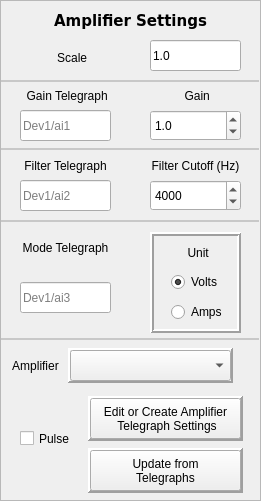
   <widget class="QFrame" name="frame_3">
    <property name="geometry">
     <rect>
      <x>250</x>
      <y>70</y>
      <width>261</width>
      <height>501</height>
     </rect>
    </property>
    <property name="frameShape">
     <enum>QFrame::StyledPanel</enum>
    </property>
    <property name="frameShadow">
     <enum>QFrame::Sunken</enum>
    </property>
    <widget class="QLabel" name="label_19">
     <property name="geometry">
      <rect>
       <x>0</x>
       <y>0</y>
       <width>261</width>
       <height>41</height>
      </rect>
     </property>
     <property name="font">
      <font>
       <family>Verdana</family>
       <pointsize>11</pointsize>
       <weight>75</weight>
       <bold>true</bold>
      </font>
     </property>
     <property name="text">
      <string>Amplifier Settings</string>
     </property>
     <property name="alignment">
      <set>Qt::AlignCenter</set>
     </property>
    </widget>
    <widget class="QLabel" name="label_10">
     <property name="geometry">
      <rect>
       <x>0</x>
       <y>80</y>
       <width>131</width>
       <height>31</height>
      </rect>
     </property>
     <property name="toolTip">
      <string>Change gain by telegraph</string>
     </property>
     <property name="text">
      <string> Gain Telegraph</string>
     </property>
     <property name="alignment">
      <set>Qt::AlignCenter</set>
     </property>
    </widget>
    <widget class="QFrame" name="frame">
     <property name="geometry">
      <rect>
       <x>150</x>
       <y>232</y>
       <width>91</width>
       <height>101</height>
      </rect>
     </property>
     <property name="toolTip">
      <string>Change units manually</string>
     </property>
     <property name="autoFillBackground">
      <bool>true</bool>
     </property>
     <property name="styleSheet">
      <string notr="true"/>
     </property>
     <property name="frameShape">
      <enum>QFrame::Box</enum>
     </property>
     <property name="frameShadow">
      <enum>QFrame::Raised</enum>
     </property>
     <property name="lineWidth">
      <number>2</number>
     </property>
     <property name="midLineWidth">
      <number>0</number>
     </property>
     <widget class="QLabel" name="label_6">
      <property name="geometry">
       <rect>
        <x>6</x>
        <y>10</y>
        <width>81</width>
        <height>21</height>
       </rect>
      </property>
      <property name="text">
       <string> Unit</string>
      </property>
      <property name="alignment">
       <set>Qt::AlignCenter</set>
      </property>
     </widget>
     <widget class="QRadioButton" name="amps_radio">
      <property name="geometry">
       <rect>
        <x>21</x>
        <y>70</y>
        <width>61</width>
        <height>20</height>
       </rect>
      </property>
      <property name="text">
       <string>Amps</string>
      </property>
      <property name="checked">
       <bool>false</bool>
      </property>
      <property name="autoExclusive">
       <bool>true</bool>
      </property>
     </widget>
     <widget class="QRadioButton" name="volts_radio">
      <property name="geometry">
       <rect>
        <x>21</x>
        <y>40</y>
        <width>61</width>
        <height>20</height>
       </rect>
      </property>
      <property name="toolTip">
       <string>Select </string>
      </property>
      <property name="layoutDirection">
       <enum>Qt::LeftToRight</enum>
      </property>
      <property name="text">
       <string>Volts</string>
      </property>
      <property name="checked">
       <bool>true</bool>
      </property>
     </widget>
    </widget>
    <widget class="QLabel" name="label_9">
     <property name="geometry">
      <rect>
       <x>0</x>
       <y>42</y>
       <width>141</width>
       <height>31</height>
      </rect>
     </property>
     <property name="toolTip">
      <string>Amplidier scale (before gain)</string>
     </property>
     <property name="text">
      <string> Scale</string>
     </property>
     <property name="textFormat">
      <enum>Qt::AutoText</enum>
     </property>
     <property name="alignment">
      <set>Qt::AlignCenter</set>
     </property>
    </widget>
    <widget class="QLineEdit" name="gain_telegraph">
     <property name="geometry">
      <rect>
       <x>20</x>
       <y>110</y>
       <width>91</width>
       <height>31</height>
      </rect>
     </property>
     <property name="toolTip">
      <string>Change gain by telegraph</string>
     </property>
     <property name="placeholderText">
      <string>Dev1/ai1</string>
     </property>
    </widget>
    <widget class="QDoubleSpinBox" name="gain_spinner">
     <property name="geometry">
      <rect>
       <x>150</x>
       <y>110</y>
       <width>91</width>
       <height>31</height>
      </rect>
     </property>
     <property name="toolTip">
      <string>Change gain manually</string>
     </property>
     <property name="buttonSymbols">
      <enum>QAbstractSpinBox::UpDownArrows</enum>
     </property>
     <property name="decimals">
      <number>1</number>
     </property>
     <property name="maximum">
      <double>100.000000000000000</double>
     </property>
     <property name="value">
      <double>1.000000000000000</double>
     </property>
    </widget>
    <widget class="Line" name="line">
     <property name="geometry">
      <rect>
       <x>1</x>
       <y>80</y>
       <width>258</width>
       <height>2</height>
      </rect>
     </property>
     <property name="styleSheet">
      <string notr="true">background-color: rgb(200, 200, 200);</string>
     </property>
     <property name="frameShadow">
      <enum>QFrame::Sunken</enum>
     </property>
     <property name="lineWidth">
      <number>0</number>
     </property>
     <property name="orientation">
      <enum>Qt::Horizontal</enum>
     </property>
    </widget>
    <widget class="QLabel" name="label_16">
     <property name="geometry">
      <rect>
       <x>130</x>
       <y>80</y>
       <width>131</width>
       <height>31</height>
      </rect>
     </property>
     <property name="toolTip">
      <string>Change gain manually</string>
     </property>
     <property name="text">
      <string> Gain</string>
     </property>
     <property name="alignment">
      <set>Qt::AlignCenter</set>
     </property>
    </widget>
    <widget class="QLabel" name="label_20">
     <property name="geometry">
      <rect>
       <x>0</x>
       <y>150</y>
       <width>131</width>
       <height>31</height>
      </rect>
     </property>
     <property name="toolTip">
      <string>Change filter cuttoff by telegraph</string>
     </property>
     <property name="text">
      <string>Filter Telegraph</string>
     </property>
     <property name="alignment">
      <set>Qt::AlignCenter</set>
     </property>
    </widget>
    <widget class="QLabel" name="label_21">
     <property name="geometry">
      <rect>
       <x>130</x>
       <y>150</y>
       <width>131</width>
       <height>31</height>
      </rect>
     </property>
     <property name="toolTip">
      <string>Change filter cuttoff manually</string>
     </property>
     <property name="text">
      <string>Filter Cutoff (Hz)</string>
     </property>
     <property name="alignment">
      <set>Qt::AlignCenter</set>
     </property>
    </widget>
    <widget class="QLineEdit" name="fc_telegraph">
     <property name="geometry">
      <rect>
       <x>20</x>
       <y>180</y>
       <width>91</width>
       <height>31</height>
      </rect>
     </property>
     <property name="toolTip">
      <string>Change filter cuttoff by telegraph</string>
     </property>
     <property name="placeholderText">
      <string>Dev1/ai2</string>
     </property>
    </widget>
    <widget class="QFrame" name="frame_24">
     <property name="geometry">
      <rect>
       <x>88</x>
       <y>448</y>
       <width>155</width>
       <height>45</height>
      </rect>
     </property>
     <property name="font">
      <font>
       <family>MS Shell Dlg 2</family>
       <weight>75</weight>
       <bold>true</bold>
      </font>
     </property>
     <property name="toolTip">
      <string>Update units, gain and fc cutoff.</string>
     </property>
     <property name="frameShape">
      <enum>QFrame::Panel</enum>
     </property>
     <property name="frameShadow">
      <enum>QFrame::Raised</enum>
     </property>
     <property name="lineWidth">
      <number>3</number>
     </property>
     <property name="midLineWidth">
      <number>1</number>
     </property>
    </widget>
    <widget class="QPushButton" name="update_gain_fc_unit">
     <property name="geometry">
      <rect>
       <x>90</x>
       <y>450</y>
       <width>151</width>
       <height>41</height>
      </rect>
     </property>
     <property name="toolTip">
      <string>Updates gain, filter and unit from telegraph</string>
     </property>
     <property name="text">
      <string>Update from
Telegraphs</string>
     </property>
    </widget>
    <widget class="QLineEdit" name="units_telegraph">
     <property name="geometry">
      <rect>
       <x>20</x>
       <y>282</y>
       <width>91</width>
       <height>31</height>
      </rect>
     </property>
     <property name="toolTip">
      <string>Change unit by telegraph</string>
     </property>
     <property name="placeholderText">
      <string>Dev1/ai3</string>
     </property>
    </widget>
    <widget class="QLabel" name="label_34">
     <property name="geometry">
      <rect>
       <x>0</x>
       <y>232</y>
       <width>131</width>
       <height>31</height>
      </rect>
     </property>
     <property name="toolTip">
      <string>Change unit by telegraph </string>
     </property>
     <property name="text">
      <string>Mode Telegraph</string>
     </property>
     <property name="alignment">
      <set>Qt::AlignCenter</set>
     </property>
    </widget>
    <widget class="QLabel" name="label_13">
     <property name="geometry">
      <rect>
       <x>0</x>
       <y>350</y>
       <width>71</width>
       <height>31</height>
      </rect>
     </property>
     <property name="toolTip">
      <string>Patch clamp amplifier settings</string>
     </property>
     <property name="text">
      <string>Amplifier</string>
     </property>
     <property name="alignment">
      <set>Qt::AlignCenter</set>
     </property>
    </widget>
    <widget class="QComboBox" name="amplifier_box">
     <property name="geometry">
      <rect>
       <x>70</x>
       <y>350</y>
       <width>161</width>
       <height>31</height>
      </rect>
     </property>
     <property name="toolTip">
      <string>Patch clamp amplifier settings</string>
     </property>
    </widget>
    <widget class="QFrame" name="frame_13">
     <property name="geometry">
      <rect>
       <x>68</x>
       <y>348</y>
       <width>165</width>
       <height>35</height>
      </rect>
     </property>
     <property name="font">
      <font>
       <family>MS Shell Dlg 2</family>
       <weight>75</weight>
       <bold>true</bold>
      </font>
     </property>
     <property name="frameShape">
      <enum>QFrame::Panel</enum>
     </property>
     <property name="frameShadow">
      <enum>QFrame::Raised</enum>
     </property>
     <property name="lineWidth">
      <number>2</number>
     </property>
     <property name="midLineWidth">
      <number>1</number>
     </property>
    </widget>
    <widget class="QSpinBox" name="fc_spinner">
     <property name="enabled">
      <bool>true</bool>
     </property>
     <property name="geometry">
      <rect>
       <x>150</x>
       <y>180</y>
       <width>91</width>
       <height>31</height>
      </rect>
     </property>
     <property name="toolTip">
      <string>Change filter cuttoff manually</string>
     </property>
     <property name="maximum">
      <number>100000</number>
     </property>
     <property name="singleStep">
      <number>1000</number>
     </property>
     <property name="value">
      <number>4000</number>
     </property>
    </widget>
    <widget class="QFrame" name="frame_25">
     <property name="geometry">
      <rect>
       <x>88</x>
       <y>396</y>
       <width>155</width>
       <height>45</height>
      </rect>
     </property>
     <property name="font">
      <font>
       <family>MS Shell Dlg 2</family>
       <weight>75</weight>
       <bold>true</bold>
      </font>
     </property>
     <property name="toolTip">
      <string>Creates new telegraph values for an amplifier</string>
     </property>
     <property name="frameShape">
      <enum>QFrame::Panel</enum>
     </property>
     <property name="frameShadow">
      <enum>QFrame::Raised</enum>
     </property>
     <property name="lineWidth">
      <number>3</number>
     </property>
     <property name="midLineWidth">
      <number>1</number>
     </property>
    </widget>
    <widget class="QPushButton" name="create_telegraph_dictionary">
     <property name="geometry">
      <rect>
       <x>90</x>
       <y>398</y>
       <width>151</width>
       <height>41</height>
      </rect>
     </property>
     <property name="toolTip">
      <string>Creates new telegraph values for an amplifier</string>
     </property>
     <property name="text">
      <string>Edit or Create Amplifier
 Telegraph Settings</string>
     </property>
    </widget>
    <widget class="Line" name="line_5">
     <property name="geometry">
      <rect>
       <x>1</x>
       <y>148</y>
       <width>258</width>
       <height>2</height>
      </rect>
     </property>
     <property name="styleSheet">
      <string notr="true">background-color: rgb(200, 200, 200);</string>
     </property>
     <property name="frameShadow">
      <enum>QFrame::Sunken</enum>
     </property>
     <property name="lineWidth">
      <number>0</number>
     </property>
     <property name="orientation">
      <enum>Qt::Horizontal</enum>
     </property>
    </widget>
    <widget class="Line" name="line_2">
     <property name="geometry">
      <rect>
       <x>1</x>
       <y>220</y>
       <width>258</width>
       <height>2</height>
      </rect>
     </property>
     <property name="styleSheet">
      <string notr="true">background-color: rgb(200, 200, 200);</string>
     </property>
     <property name="frameShadow">
      <enum>QFrame::Sunken</enum>
     </property>
     <property name="lineWidth">
      <number>0</number>
     </property>
     <property name="orientation">
      <enum>Qt::Horizontal</enum>
     </property>
    </widget>
    <widget class="Line" name="line_3">
     <property name="geometry">
      <rect>
       <x>1</x>
       <y>338</y>
       <width>258</width>
       <height>2</height>
      </rect>
     </property>
     <property name="styleSheet">
      <string notr="true">background-color: rgb(200, 200, 200);</string>
     </property>
     <property name="frameShadow">
      <enum>QFrame::Sunken</enum>
     </property>
     <property name="lineWidth">
      <number>0</number>
     </property>
     <property name="orientation">
      <enum>Qt::Horizontal</enum>
     </property>
    </widget>
    <widget class="QLineEdit" name="scale_box">
     <property name="geometry">
      <rect>
       <x>150</x>
       <y>40</y>
       <width>91</width>
       <height>31</height>
      </rect>
     </property>
     <property name="toolTip">
      <string>Amplidier scale (before gain)</string>
     </property>
     <property name="text">
      <string>1.0</string>
     </property>
     <property name="placeholderText">
      <string/>
     </property>
    </widget>
    <widget class="QCheckBox" name="pulse_check">
     <property name="geometry">
      <rect>
       <x>20</x>
       <y>430</y>
       <width>70</width>
       <height>17</height>
      </rect>
     </property>
     <property name="text">
      <string>Pulse</string>
     </property>
    </widget>
    <zorder>frame_13</zorder>
    <zorder>label_19</zorder>
    <zorder>label_10</zorder>
    <zorder>frame</zorder>
    <zorder>label_9</zorder>
    <zorder>gain_telegraph</zorder>
    <zorder>gain_spinner</zorder>
    <zorder>line</zorder>
    <zorder>label_16</zorder>
    <zorder>label_20</zorder>
    <zorder>label_21</zorder>
    <zorder>fc_telegraph</zorder>
    <zorder>frame_24</zorder>
    <zorder>update_gain_fc_unit</zorder>
    <zorder>units_telegraph</zorder>
    <zorder>label_34</zorder>
    <zorder>label_13</zorder>
    <zorder>amplifier_box</zorder>
    <zorder>fc_spinner</zorder>
    <zorder>frame_25</zorder>
    <zorder>create_telegraph_dictionary</zorder>
    <zorder>line_5</zorder>
    <zorder>line_2</zorder>
    <zorder>line_3</zorder>
    <zorder>scale_box</zorder>
    <zorder>pulse_check</zorder>
   </widget>
